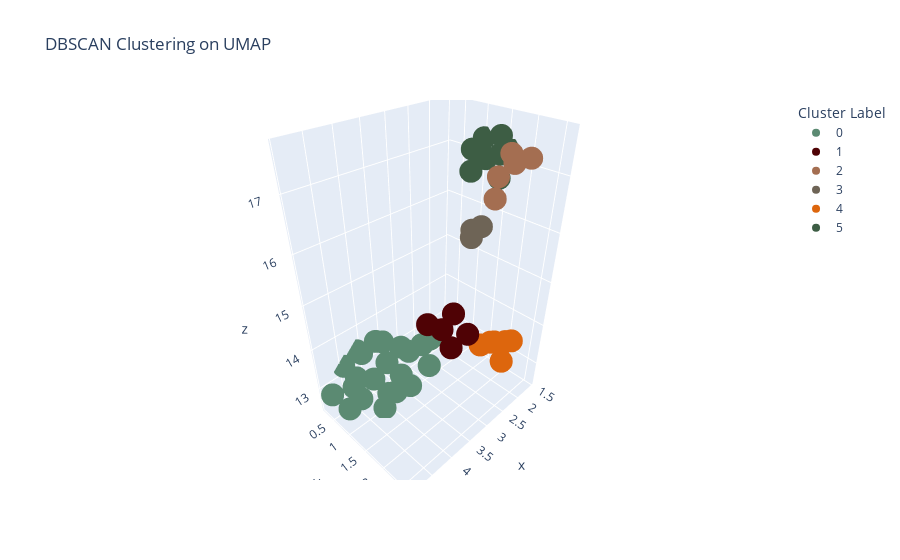

Notebook code for this chart:
### Code cell
BA_US_knn_text = pd.read_csv('data/knnData/BA_US_knn_text.csv')
umap_clustering(BA_US_knn_text)

### Figure 1 — Plotly figure (JSON) as saved in the notebook; plotly's stock layout.template omitted (floating-point values rounded to 4 significant figures)
{"data": [{"customdata": [["Alabama", "0"], ["Arizona", "0"], ["Arkansas", "0"], ["Georgia", "0"], ["Hawaii", "0"], ["Idaho", "0"], ["Iowa", "0"], ["Kansas", "0"], ["Louisiana", "0"], ["Maine", "0"], ["Michigan", "0"], ["Mississippi", "0"], ["Montana", "0"], ["Nebraska", "0"], ["Nevada", "0"], ["New Mexico", "0"], ["North Dakota", "0"], ["Oklahoma", "0"], ["South Dakota", "0"], ["Utah", "0"], ["Wisconsin", "0"], ["Wyoming", "0"]], "hovertemplate": "Cluster Label=%{customdata[1]}<br>x=%{x}<br>y=%{y}<br>z=%{z}<br>user_state=%{customdata[0]}<extra></extra>", "legendgroup": "0", "marker": {"color": "#5b8a72", "symbol": "circle"}, "mode": "markers", "name": "0", "scene": "scene", "showlegend": true, "type": "scatter3d", "x": [3.915, 4.0, 4.048, 2.744, 4.522, 3.496, 3.331, 4.191, 3.791, 3.691, 2.946, 4.626, 4.134, 3.395, 4.134, 4.463, 4.775, 3.903, 4.371, 4.916, 2.868, 4.382], "y": [0.8812, 0.7049, 1.284, 0.8921, 0.8132, 1.078, 0.8726, 1.081, 0.6424, 1.066, 1.067, 0.8899, 1.184, 0.679, 0.2429, 0.2234, 0.756, 0.3904, 0.3454, 0.4361, 0.7711, 0.7763], "z": [12.59, 13.93, 13.05, 13.33, 12.86, 12.65, 13.35, 12.54, 13.75, 13.82, 12.83, 13.56, 13.81, 12.59, 13.48, 13.27, 12.73, 12.63, 12.71, 12.98, 13.17, 13.93]}, {"customdata": [["Alaska", "1"], ["Delaware", "1"], ["New Hampshire", "1"], ["Texas", "1"], ["West Virginia", "1"]], "hovertemplate": "Cluster Label=%{customdata[1]}<br>x=%{x}<br>y=%{y}<br>z=%{z}<br>user_state=%{customdata[0]}<extra></extra>", "legendgroup": "1", "marker": {"color": "#4f0205", "symbol": "circle"}, "mode": "markers", "name": "1", "scene": "scene", "showlegend": true, "type": "scatter3d", "x": [3.378, 3.246, 3.528, 3.562, 3.237], "y": [1.822, 1.959, 1.62, 2.211, 2.285], "z": [14.51, 14.86, 14.6, 14.46, 14.61]}, {"customdata": [["California", "2"], ["Massachusetts", "2"], ["Ohio", "2"], ["Pennsylvania", "2"], ["Washington", "2"]], "hovertemplate": "Cluster Label=%{customdata[1]}<br>x=%{x}<br>y=%{y}<br>z=%{z}<br>user_state=%{customdata[0]}<extra></extra>", "legendgroup": "2", "marker": {"color": "#a46e51", "symbol": "circle"}, "mode": "markers", "name": "2", "scene": "scene", "showlegend": true, "type": "scatter3d", "x": [2.515, 2.538, 2.799, 2.747, 2.885], "y": [2.63, 2.385, 2.497, 2.274, 2.352], "z": [17.53, 17.4, 17.63, 17.23, 16.96]}, {"customdata": [["Colorado", "3"], ["New Jersey", "3"], ["Vermont", "3"]], "hovertemplate": "Cluster Label=%{customdata[1]}<br>x=%{x}<br>y=%{y}<br>z=%{z}<br>user_state=%{customdata[0]}<extra></extra>", "legendgroup": "3", "marker": {"color": "#6e6456", "symbol": "circle"}, "mode": "markers", "name": "3", "scene": "scene", "showlegend": true, "type": "scatter3d", "x": [2.718, 2.866, 2.663], "y": [1.821, 1.941, 1.965], "z": [16.2, 16.17, 16.3]}, {"customdata": [["Connecticut", "4"], ["Minnesota", "4"], ["North Carolina", "4"], ["Oregon", "4"], ["Tennessee", "4"], ["Virginia", "4"]], "hovertemplate": "Cluster Label=%{customdata[1]}<br>x=%{x}<br>y=%{y}<br>z=%{z}<br>user_state=%{customdata[0]}<extra></extra>", "legendgroup": "4", "marker": {"color": "#dd660d", "symbol": "circle"}, "mode": "markers", "name": "4", "scene": "scene", "showlegend": true, "type": "scatter3d", "x": [2.387, 2.508, 2.389, 2.414, 2.119, 1.974], "y": [2.157, 2.325, 2.453, 1.945, 2.445, 2.22], "z": [13.81, 14.0, 13.52, 13.62, 13.86, 13.61]}, {"customdata": [["Florida", "5"], ["Illinois", "5"], ["Indiana", "5"], ["Kentucky", "5"], ["Maryland", "5"], ["Missouri", "5"], ["New York", "5"], ["Rhode Island", "5"], ["South Carolina", "5"]], "hovertemplate": "Cluster Label=%{customdata[1]}<br>x=%{x}<br>y=%{y}<br>z=%{z}<br>user_state=%{customdata[0]}<extra></extra>", "legendgroup": "5", "marker": {"color": "#3d5d44", "symbol": "circle"}, "mode": "markers", "name": "5", "scene": "scene", "showlegend": true, "type": "scatter3d", "x": [1.704, 1.784, 2.271, 1.974, 2.21, 1.956, 1.835, 1.568, 1.582], "y": [1.208, 1.552, 1.364, 1.705, 1.496, 1.107, 1.619, 1.646, 1.048], "z": [16.97, 17.45, 16.94, 17.23, 17.27, 17.17, 16.77, 17.18, 17.26]}], "layout": {"legend": {"title": {"text": "Cluster Label"}, "tracegroupgap": 0}, "scene": {"domain": {"x": [0, 1], "y": [0, 1]}, "xaxis": {"title": {"text": "x"}}, "yaxis": {"title": {"text": "y"}}, "zaxis": {"title": {"text": "z"}}}, "title": {"text": "DBSCAN Clustering on UMAP"}}}
